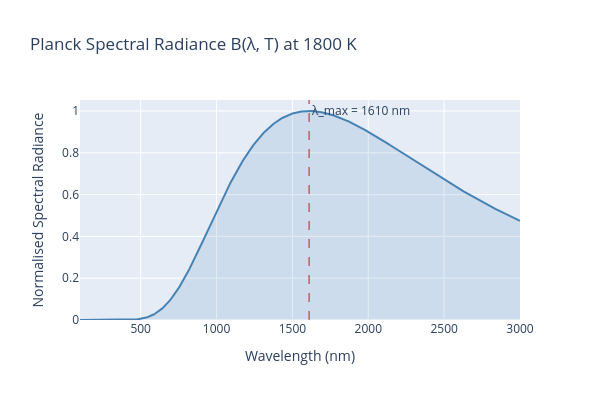

The cell this chart's notebook holds for it:
### Code cell
import plotly.graph_objects as go

print(
    'Custom Plotly figure added by the data normalizer'
    ' @ `archive.data.results.figures[0]`:'
)
fig = go.Figure(archive.data.results.figures[0].figure)
fig.update_layout(width=600, height=400)
fig.show()

### Figure 1 — Plotly figure (JSON) as saved in the notebook; plotly's stock layout.template omitted (floating-point values rounded to 4 significant figures; data arrays with more than 128 entries replaced by an {"elided": "..."} marker saying what was removed)
{"data": [{"fill": "tozeroy", "fillcolor": "rgba(70,130,180,0.15)", "line": {"color": "steelblue", "width": 2}, "mode": "lines", "name": "B(λ, T)", "type": "scatter", "x": {"elided": "500 float values"}, "y": {"elided": "500 float values"}}], "layout": {"annotations": [{"showarrow": false, "text": "λ_max = 1610 nm", "x": 1610.0, "xanchor": "left", "xref": "x", "y": 1, "yanchor": "top", "yref": "y domain"}], "height": 400, "shapes": [{"line": {"color": "firebrick", "dash": "dash", "width": 1}, "type": "line", "x0": 1610.0, "x1": 1610.0, "xref": "x", "y0": 0, "y1": 1, "yref": "y domain"}], "title": {"text": "Planck Spectral Radiance B(λ, T) at 1800 K"}, "width": 600, "xaxis": {"fixedrange": false, "title": {"text": "Wavelength (nm)"}}, "yaxis": {"fixedrange": false, "title": {"text": "Normalised Spectral Radiance"}}}}
